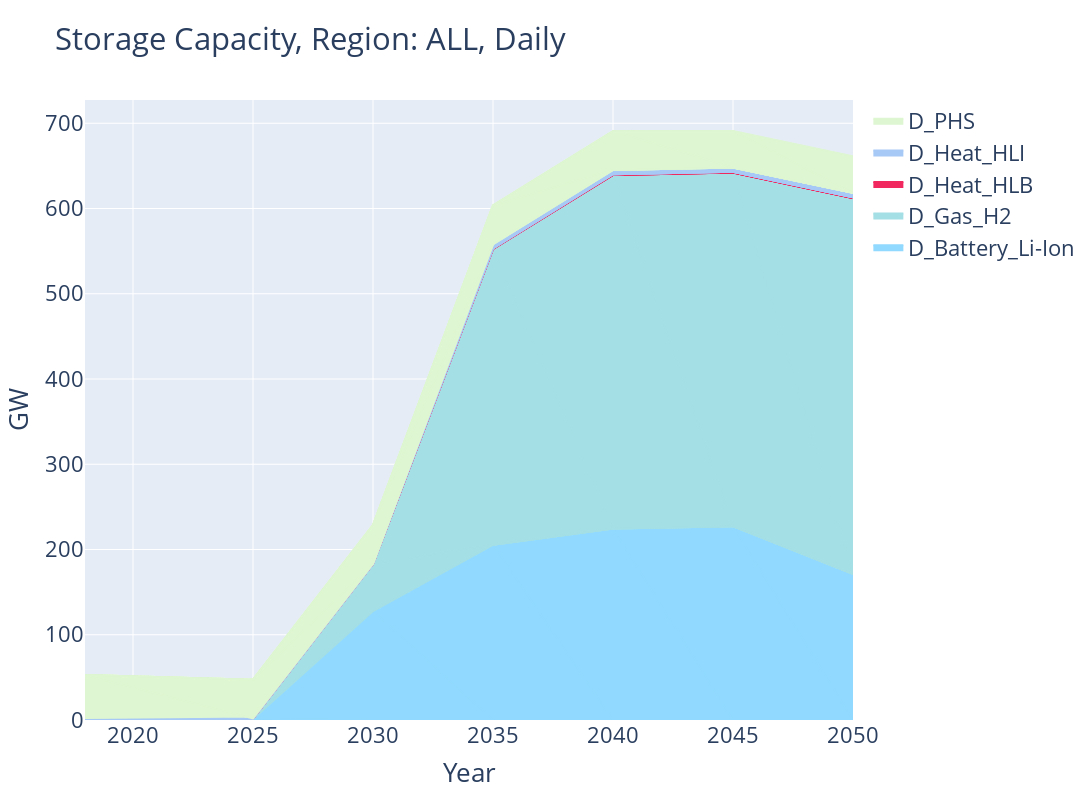
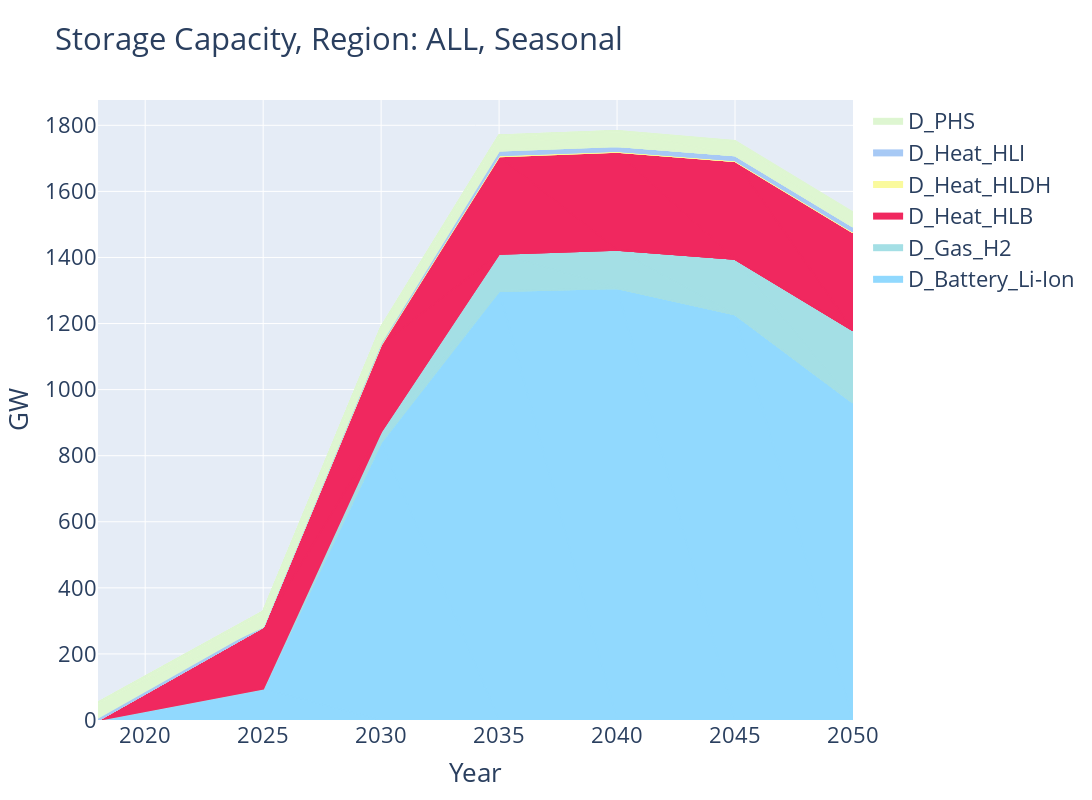

Write notebook code for charts like these, in order.
### Code cell
storage_capacity_evolution_fig(DAILY_DATA, region=REGION, title_addon="Daily").show()
storage_capacity_evolution_fig(SEASON_DATA, region=REGION, title_addon="Seasonal").show()

### Figure 1 — Plotly figure (JSON) as saved in the notebook; plotly's stock layout.template omitted (floating-point values rounded to 4 significant figures)
{"data": [{"fillcolor": "#91d9fe", "legendgroup": "D_Battery_Li-Ion", "line": {"color": "#91d9fe"}, "name": "D_Battery_Li-Ion", "showlegend": true, "stackgroup": "one", "type": "scatter", "x": [2018], "y": [0]}, {"fillcolor": "#91d9fe", "legendgroup": "D_Battery_Li-Ion", "line": {"color": "#91d9fe"}, "name": "D_Battery_Li-Ion", "showlegend": false, "stackgroup": "one", "type": "scatter", "x": [2025], "y": [1.411]}, {"fillcolor": "#91d9fe", "legendgroup": "D_Battery_Li-Ion", "line": {"color": "#91d9fe"}, "name": "D_Battery_Li-Ion", "showlegend": false, "stackgroup": "one", "type": "scatter", "x": [2030], "y": [128.0]}, {"fillcolor": "#91d9fe", "legendgroup": "D_Battery_Li-Ion", "line": {"color": "#91d9fe"}, "name": "D_Battery_Li-Ion", "showlegend": false, "stackgroup": "one", "type": "scatter", "x": [2035], "y": [205.7]}, {"fillcolor": "#91d9fe", "legendgroup": "D_Battery_Li-Ion", "line": {"color": "#91d9fe"}, "name": "D_Battery_Li-Ion", "showlegend": false, "stackgroup": "one", "type": "scatter", "x": [2040], "y": [224.6]}, {"fillcolor": "#91d9fe", "legendgroup": "D_Battery_Li-Ion", "line": {"color": "#91d9fe"}, "name": "D_Battery_Li-Ion", "showlegend": false, "stackgroup": "one", "type": "scatter", "x": [2045], "y": [227.4]}, {"fillcolor": "#91d9fe", "legendgroup": "D_Battery_Li-Ion", "line": {"color": "#91d9fe"}, "name": "D_Battery_Li-Ion", "showlegend": false, "stackgroup": "one", "type": "scatter", "x": [2050], "y": [171.6]}, {"fillcolor": "#a4dfe5", "legendgroup": "D_Gas_H2", "line": {"color": "#a4dfe5"}, "name": "D_Gas_H2", "showlegend": true, "stackgroup": "one", "type": "scatter", "x": [2018], "y": [0]}, {"fillcolor": "#a4dfe5", "legendgroup": "D_Gas_H2", "line": {"color": "#a4dfe5"}, "name": "D_Gas_H2", "showlegend": false, "stackgroup": "one", "type": "scatter", "x": [2025], "y": [0.3933]}, {"fillcolor": "#a4dfe5", "legendgroup": "D_Gas_H2", "line": {"color": "#a4dfe5"}, "name": "D_Gas_H2", "showlegend": false, "stackgroup": "one", "type": "scatter", "x": [2030], "y": [55.14]}, {"fillcolor": "#a4dfe5", "legendgroup": "D_Gas_H2", "line": {"color": "#a4dfe5"}, "name": "D_Gas_H2", "showlegend": false, "stackgroup": "one", "type": "scatter", "x": [2035], "y": [346.9]}, {"fillcolor": "#a4dfe5", "legendgroup": "D_Gas_H2", "line": {"color": "#a4dfe5"}, "name": "D_Gas_H2", "showlegend": false, "stackgroup": "one", "type": "scatter", "x": [2040], "y": [414.9]}, {"fillcolor": "#a4dfe5", "legendgroup": "D_Gas_H2", "line": {"color": "#a4dfe5"}, "name": "D_Gas_H2", "showlegend": false, "stackgroup": "one", "type": "scatter", "x": [2045], "y": [414.9]}, {"fillcolor": "#a4dfe5", "legendgroup": "D_Gas_H2", "line": {"color": "#a4dfe5"}, "name": "D_Gas_H2", "showlegend": false, "stackgroup": "one", "type": "scatter", "x": [2050], "y": [440.7]}, {"fillcolor": "#F0285F", "legendgroup": "D_Heat_HLB", "line": {"color": "#F0285F"}, "name": "D_Heat_HLB", "showlegend": true, "stackgroup": "one", "type": "scatter", "x": [2018], "y": [0]}, {"fillcolor": "#F0285F", "legendgroup": "D_Heat_HLB", "line": {"color": "#F0285F"}, "name": "D_Heat_HLB", "showlegend": false, "stackgroup": "one", "type": "scatter", "x": [2025], "y": [0]}, {"fillcolor": "#F0285F", "legendgroup": "D_Heat_HLB", "line": {"color": "#F0285F"}, "name": "D_Heat_HLB", "showlegend": false, "stackgroup": "one", "type": "scatter", "x": [2030], "y": [0]}, {"fillcolor": "#F0285F", "legendgroup": "D_Heat_HLB", "line": {"color": "#F0285F"}, "name": "D_Heat_HLB", "showlegend": false, "stackgroup": "one", "type": "scatter", "x": [2035], "y": [0.5177]}, {"fillcolor": "#F0285F", "legendgroup": "D_Heat_HLB", "line": {"color": "#F0285F"}, "name": "D_Heat_HLB", "showlegend": false, "stackgroup": "one", "type": "scatter", "x": [2040], "y": [0.7538]}, {"fillcolor": "#F0285F", "legendgroup": "D_Heat_HLB", "line": {"color": "#F0285F"}, "name": "D_Heat_HLB", "showlegend": false, "stackgroup": "one", "type": "scatter", "x": [2045], "y": [0.7556]}, {"fillcolor": "#F0285F", "legendgroup": "D_Heat_HLB", "line": {"color": "#F0285F"}, "name": "D_Heat_HLB", "showlegend": false, "stackgroup": "one", "type": "scatter", "x": [2050], "y": [0.8391]}, {"fillcolor": "#a7c9f5", "legendgroup": "D_Heat_HLI", "line": {"color": "#a7c9f5"}, "name": "D_Heat_HLI", "showlegend": true, "stackgroup": "one", "type": "scatter", "x": [2018], "y": [0]}, {"fillcolor": "#a7c9f5", "legendgroup": "D_Heat_HLI", "line": {"color": "#a7c9f5"}, "name": "D_Heat_HLI", "showlegend": false, "stackgroup": "one", "type": "scatter", "x": [2025], "y": [0]}, {"fillcolor": "#a7c9f5", "legendgroup": "D_Heat_HLI", "line": {"color": "#a7c9f5"}, "name": "D_Heat_HLI", "showlegend": false, "stackgroup": "one", "type": "scatter", "x": [2030], "y": [0.06968]}, {"fillcolor": "#a7c9f5", "legendgroup": "D_Heat_HLI", "line": {"color": "#a7c9f5"}, "name": "D_Heat_HLI", "showlegend": false, "stackgroup": "one", "type": "scatter", "x": [2035], "y": [4.951]}, {"fillcolor": "#a7c9f5", "legendgroup": "D_Heat_HLI", "line": {"color": "#a7c9f5"}, "name": "D_Heat_HLI", "showlegend": false, "stackgroup": "one", "type": "scatter", "x": [2040], "y": [5.095]}, {"fillcolor": "#a7c9f5", "legendgroup": "D_Heat_HLI", "line": {"color": "#a7c9f5"}, "name": "D_Heat_HLI", "showlegend": false, "stackgroup": "one", "type": "scatter", "x": [2045], "y": [5.22]}, {"fillcolor": "#a7c9f5", "legendgroup": "D_Heat_HLI", "line": {"color": "#a7c9f5"}, "name": "D_Heat_HLI", "showlegend": false, "stackgroup": "one", "type": "scatter", "x": [2050], "y": [5.299]}, {"fillcolor": "#def6d1", "legendgroup": "D_PHS", "line": {"color": "#def6d1"}, "name": "D_PHS", "showlegend": true, "stackgroup": "one", "type": "scatter", "x": [2018], "y": [52.66]}, {"fillcolor": "#def6d1", "legendgroup": "D_PHS", "line": {"color": "#def6d1"}, "name": "D_PHS", "showlegend": false, "stackgroup": "one", "type": "scatter", "x": [2025], "y": [45.46]}, {"fillcolor": "#def6d1", "legendgroup": "D_PHS", "line": {"color": "#def6d1"}, "name": "D_PHS", "showlegend": false, "stackgroup": "one", "type": "scatter", "x": [2030], "y": [45.46]}, {"fillcolor": "#def6d1", "legendgroup": "D_PHS", "line": {"color": "#def6d1"}, "name": "D_PHS", "showlegend": false, "stackgroup": "one", "type": "scatter", "x": [2035], "y": [45.46]}, {"fillcolor": "#def6d1", "legendgroup": "D_PHS", "line": {"color": "#def6d1"}, "name": "D_PHS", "showlegend": false, "stackgroup": "one", "type": "scatter", "x": [2040], "y": [45.46]}, {"fillcolor": "#def6d1", "legendgroup": "D_PHS", "line": {"color": "#def6d1"}, "name": "D_PHS", "showlegend": false, "stackgroup": "one", "type": "scatter", "x": [2045], "y": [42.72]}, {"fillcolor": "#def6d1", "legendgroup": "D_PHS", "line": {"color": "#def6d1"}, "name": "D_PHS", "showlegend": false, "stackgroup": "one", "type": "scatter", "x": [2050], "y": [42.72]}], "layout": {"barmode": "stack", "font": {"size": 22}, "height": 800, "legend": {"traceorder": "reversed"}, "title": {"text": "Storage Capacity, Region: ALL, Daily"}, "width": 1400, "xaxis": {"title": {"text": "Year"}}, "yaxis": {"title": {"text": "GW"}}}}

### Figure 2 — Plotly figure (JSON) as saved in the notebook; plotly's stock layout.template omitted (floating-point values rounded to 4 significant figures)
{"data": [{"fillcolor": "#91d9fe", "legendgroup": "D_Battery_Li-Ion", "line": {"color": "#91d9fe"}, "name": "D_Battery_Li-Ion", "showlegend": true, "stackgroup": "one", "type": "scatter", "x": [2018], "y": [0]}, {"fillcolor": "#91d9fe", "legendgroup": "D_Battery_Li-Ion", "line": {"color": "#91d9fe"}, "name": "D_Battery_Li-Ion", "showlegend": false, "stackgroup": "one", "type": "scatter", "x": [2025], "y": [94.48]}, {"fillcolor": "#91d9fe", "legendgroup": "D_Battery_Li-Ion", "line": {"color": "#91d9fe"}, "name": "D_Battery_Li-Ion", "showlegend": false, "stackgroup": "one", "type": "scatter", "x": [2030], "y": [841.2]}, {"fillcolor": "#91d9fe", "legendgroup": "D_Battery_Li-Ion", "line": {"color": "#91d9fe"}, "name": "D_Battery_Li-Ion", "showlegend": false, "stackgroup": "one", "type": "scatter", "x": [2035], "y": [1299.0]}, {"fillcolor": "#91d9fe", "legendgroup": "D_Battery_Li-Ion", "line": {"color": "#91d9fe"}, "name": "D_Battery_Li-Ion", "showlegend": false, "stackgroup": "one", "type": "scatter", "x": [2040], "y": [1308.0]}, {"fillcolor": "#91d9fe", "legendgroup": "D_Battery_Li-Ion", "line": {"color": "#91d9fe"}, "name": "D_Battery_Li-Ion", "showlegend": false, "stackgroup": "one", "type": "scatter", "x": [2045], "y": [1228.0]}, {"fillcolor": "#91d9fe", "legendgroup": "D_Battery_Li-Ion", "line": {"color": "#91d9fe"}, "name": "D_Battery_Li-Ion", "showlegend": false, "stackgroup": "one", "type": "scatter", "x": [2050], "y": [961.3]}, {"fillcolor": "#a4dfe5", "legendgroup": "D_Gas_H2", "line": {"color": "#a4dfe5"}, "name": "D_Gas_H2", "showlegend": true, "stackgroup": "one", "type": "scatter", "x": [2018], "y": [0]}, {"fillcolor": "#a4dfe5", "legendgroup": "D_Gas_H2", "line": {"color": "#a4dfe5"}, "name": "D_Gas_H2", "showlegend": false, "stackgroup": "one", "type": "scatter", "x": [2025], "y": [0.1713]}, {"fillcolor": "#a4dfe5", "legendgroup": "D_Gas_H2", "line": {"color": "#a4dfe5"}, "name": "D_Gas_H2", "showlegend": false, "stackgroup": "one", "type": "scatter", "x": [2030], "y": [31.99]}, {"fillcolor": "#a4dfe5", "legendgroup": "D_Gas_H2", "line": {"color": "#a4dfe5"}, "name": "D_Gas_H2", "showlegend": false, "stackgroup": "one", "type": "scatter", "x": [2035], "y": [112.8]}, {"fillcolor": "#a4dfe5", "legendgroup": "D_Gas_H2", "line": {"color": "#a4dfe5"}, "name": "D_Gas_H2", "showlegend": false, "stackgroup": "one", "type": "scatter", "x": [2040], "y": [116.1]}, {"fillcolor": "#a4dfe5", "legendgroup": "D_Gas_H2", "line": {"color": "#a4dfe5"}, "name": "D_Gas_H2", "showlegend": false, "stackgroup": "one", "type": "scatter", "x": [2045], "y": [167.8]}, {"fillcolor": "#a4dfe5", "legendgroup": "D_Gas_H2", "line": {"color": "#a4dfe5"}, "name": "D_Gas_H2", "showlegend": false, "stackgroup": "one", "type": "scatter", "x": [2050], "y": [218.6]}, {"fillcolor": "#F0285F", "legendgroup": "D_Heat_HLB", "line": {"color": "#F0285F"}, "name": "D_Heat_HLB", "showlegend": true, "stackgroup": "one", "type": "scatter", "x": [2018], "y": [0]}, {"fillcolor": "#F0285F", "legendgroup": "D_Heat_HLB", "line": {"color": "#F0285F"}, "name": "D_Heat_HLB", "showlegend": false, "stackgroup": "one", "type": "scatter", "x": [2025], "y": [187.2]}, {"fillcolor": "#F0285F", "legendgroup": "D_Heat_HLB", "line": {"color": "#F0285F"}, "name": "D_Heat_HLB", "showlegend": false, "stackgroup": "one", "type": "scatter", "x": [2030], "y": [262.7]}, {"fillcolor": "#F0285F", "legendgroup": "D_Heat_HLB", "line": {"color": "#F0285F"}, "name": "D_Heat_HLB", "showlegend": false, "stackgroup": "one", "type": "scatter", "x": [2035], "y": [295.3]}, {"fillcolor": "#F0285F", "legendgroup": "D_Heat_HLB", "line": {"color": "#F0285F"}, "name": "D_Heat_HLB", "showlegend": false, "stackgroup": "one", "type": "scatter", "x": [2040], "y": [296.3]}, {"fillcolor": "#F0285F", "legendgroup": "D_Heat_HLB", "line": {"color": "#F0285F"}, "name": "D_Heat_HLB", "showlegend": false, "stackgroup": "one", "type": "scatter", "x": [2045], "y": [296.3]}, {"fillcolor": "#F0285F", "legendgroup": "D_Heat_HLB", "line": {"color": "#F0285F"}, "name": "D_Heat_HLB", "showlegend": false, "stackgroup": "one", "type": "scatter", "x": [2050], "y": [296.3]}, {"fillcolor": "#fafa9d", "legendgroup": "D_Heat_HLDH", "line": {"color": "#fafa9d"}, "name": "D_Heat_HLDH", "showlegend": true, "stackgroup": "one", "type": "scatter", "x": [2018], "y": [0]}, {"fillcolor": "#fafa9d", "legendgroup": "D_Heat_HLDH", "line": {"color": "#fafa9d"}, "name": "D_Heat_HLDH", "showlegend": false, "stackgroup": "one", "type": "scatter", "x": [2025], "y": [0]}, {"fillcolor": "#fafa9d", "legendgroup": "D_Heat_HLDH", "line": {"color": "#fafa9d"}, "name": "D_Heat_HLDH", "showlegend": false, "stackgroup": "one", "type": "scatter", "x": [2030], "y": [3.202]}, {"fillcolor": "#fafa9d", "legendgroup": "D_Heat_HLDH", "line": {"color": "#fafa9d"}, "name": "D_Heat_HLDH", "showlegend": false, "stackgroup": "one", "type": "scatter", "x": [2035], "y": [3.243]}, {"fillcolor": "#fafa9d", "legendgroup": "D_Heat_HLDH", "line": {"color": "#fafa9d"}, "name": "D_Heat_HLDH", "showlegend": false, "stackgroup": "one", "type": "scatter", "x": [2040], "y": [3.243]}, {"fillcolor": "#fafa9d", "legendgroup": "D_Heat_HLDH", "line": {"color": "#fafa9d"}, "name": "D_Heat_HLDH", "showlegend": false, "stackgroup": "one", "type": "scatter", "x": [2045], "y": [3.243]}, {"fillcolor": "#fafa9d", "legendgroup": "D_Heat_HLDH", "line": {"color": "#fafa9d"}, "name": "D_Heat_HLDH", "showlegend": false, "stackgroup": "one", "type": "scatter", "x": [2050], "y": [3.243]}, {"fillcolor": "#a7c9f5", "legendgroup": "D_Heat_HLI", "line": {"color": "#a7c9f5"}, "name": "D_Heat_HLI", "showlegend": true, "stackgroup": "one", "type": "scatter", "x": [2018], "y": [0]}, {"fillcolor": "#a7c9f5", "legendgroup": "D_Heat_HLI", "line": {"color": "#a7c9f5"}, "name": "D_Heat_HLI", "showlegend": false, "stackgroup": "one", "type": "scatter", "x": [2025], "y": [0.5318]}, {"fillcolor": "#a7c9f5", "legendgroup": "D_Heat_HLI", "line": {"color": "#a7c9f5"}, "name": "D_Heat_HLI", "showlegend": false, "stackgroup": "one", "type": "scatter", "x": [2030], "y": [4.507]}, {"fillcolor": "#a7c9f5", "legendgroup": "D_Heat_HLI", "line": {"color": "#a7c9f5"}, "name": "D_Heat_HLI", "showlegend": false, "stackgroup": "one", "type": "scatter", "x": [2035], "y": [14.15]}, {"fillcolor": "#a7c9f5", "legendgroup": "D_Heat_HLI", "line": {"color": "#a7c9f5"}, "name": "D_Heat_HLI", "showlegend": false, "stackgroup": "one", "type": "scatter", "x": [2040], "y": [14.15]}, {"fillcolor": "#a7c9f5", "legendgroup": "D_Heat_HLI", "line": {"color": "#a7c9f5"}, "name": "D_Heat_HLI", "showlegend": false, "stackgroup": "one", "type": "scatter", "x": [2045], "y": [14.17]}, {"fillcolor": "#a7c9f5", "legendgroup": "D_Heat_HLI", "line": {"color": "#a7c9f5"}, "name": "D_Heat_HLI", "showlegend": false, "stackgroup": "one", "type": "scatter", "x": [2050], "y": [14.17]}, {"fillcolor": "#def6d1", "legendgroup": "D_PHS", "line": {"color": "#def6d1"}, "name": "D_PHS", "showlegend": true, "stackgroup": "one", "type": "scatter", "x": [2018], "y": [52.66]}, {"fillcolor": "#def6d1", "legendgroup": "D_PHS", "line": {"color": "#def6d1"}, "name": "D_PHS", "showlegend": false, "stackgroup": "one", "type": "scatter", "x": [2025], "y": [45.46]}, {"fillcolor": "#def6d1", "legendgroup": "D_PHS", "line": {"color": "#def6d1"}, "name": "D_PHS", "showlegend": false, "stackgroup": "one", "type": "scatter", "x": [2030], "y": [45.46]}, {"fillcolor": "#def6d1", "legendgroup": "D_PHS", "line": {"color": "#def6d1"}, "name": "D_PHS", "showlegend": false, "stackgroup": "one", "type": "scatter", "x": [2035], "y": [45.46]}, {"fillcolor": "#def6d1", "legendgroup": "D_PHS", "line": {"color": "#def6d1"}, "name": "D_PHS", "showlegend": false, "stackgroup": "one", "type": "scatter", "x": [2040], "y": [45.46]}, {"fillcolor": "#def6d1", "legendgroup": "D_PHS", "line": {"color": "#def6d1"}, "name": "D_PHS", "showlegend": false, "stackgroup": "one", "type": "scatter", "x": [2045], "y": [42.72]}, {"fillcolor": "#def6d1", "legendgroup": "D_PHS", "line": {"color": "#def6d1"}, "name": "D_PHS", "showlegend": false, "stackgroup": "one", "type": "scatter", "x": [2050], "y": [42.72]}], "layout": {"barmode": "stack", "font": {"size": 22}, "height": 800, "legend": {"traceorder": "reversed"}, "title": {"text": "Storage Capacity, Region: ALL, Seasonal"}, "width": 1400, "xaxis": {"title": {"text": "Year"}}, "yaxis": {"title": {"text": "GW"}}}}
